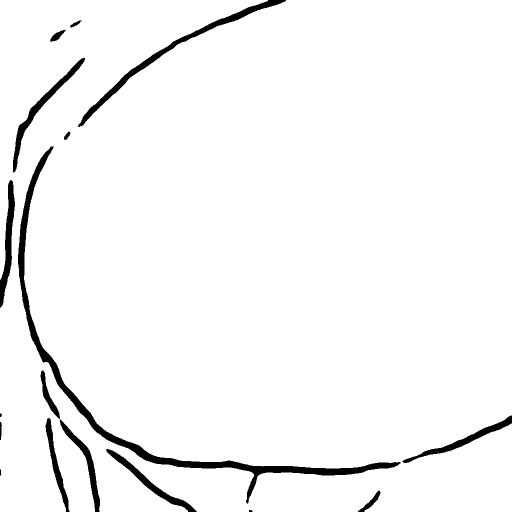
#> input picture Evaluation/pre.png, 1024 x 1024 px (shown at 1/2 size)
$ python eval.py   (older library calls are emulated)
#> lines starting #> are read from the running program, lines starting #| are printed output that depends on the picture; after the words box and inside, x2 and y2 are one past the last pixel; in counts of white or black regions, pixels touching at a corner belong together; long printed decimals are rounded
#!/usr/bin/env python
# -*- coding:utf8 -*-
"""
@author: ruohua
@file: eval.py
@time: 2021/2/22 8:03 PM
"""
import numpy as np
import argparse
from multiprocessing.dummy import Pool as ThreadPool
import os
import cv2
from functools import partial
import glob


def single_eval_boundary(fg_boundary, gt_boundary, bound_pix=0):
    """
    Compute mean,recall and decay from per-frame evaluation.
    Calculates precision/recall for boundaries between foreground_mask and
    gt_mask using morphological operators to speed it up.

    Arguments:
        fg_boundary (ndarray): binary boundary prediction image.     Shape: H x W     Value: 0 and 255
        gt_boundary (ndarray): binary annotated boundary image.      Shape: H x W     Value: 0 and 255
        bound_pix: half of the thickness of boundary.
                  A morphology dilation will make the thickness of edge to what we set here
                   this is the radius of disk

    Returns:
        F (float): boundaries F-measure
        P (float): boundaries precision
        R (float): boundaries recall
    """
    assert np.atleast_3d(fg_boundary).shape[2] == 1

    from skimage.morphology import binary_dilation, disk

    fg_dil = binary_dilation(fg_boundary, disk(bound_pix))
    gt_dil = binary_dilation(gt_boundary, disk(bound_pix))

    # Get the intersection
    gt_match = gt_boundary * fg_dil
    fg_match = fg_boundary * gt_dil

    # Area of the intersection
    n_fg = np.sum(fg_boundary)
    n_gt = np.sum(gt_boundary)

    # % Compute precision and recall
    if n_fg == 0 and n_gt > 0:
        precision = 1
        recall = 0
    elif n_fg > 0 and n_gt == 0:
        precision = 0
        recall = 1
    elif n_fg == 0 and n_gt == 0:
        precision = 1
        recall = 1
    else:
        precision = np.sum(fg_match) / float(n_fg)
        recall = np.sum(gt_match) / float(n_gt)

    # Compute F meas
    # ure
    if precision + recall == 0:
        F = 0
    else:
        F = 2 * precision * recall / (precision + recall)

    return F, precision, recall


# [9 lines left out: function reverse_black_and_white, not called in this run]


def check_if_white_back_black_edge(pred):
    """
        check if the prediction image is binary
            1. 0 for membrane; 255 for not manbrane
            2. check if binary
    """
    values = np.unique(pred)
    # print(values)

    # check if binary
    if len(values) > 2:
        print("Your prediction result has not been binarized, please prompt them to choose the appropriate threshold for binarization.")
        raise ValueError

    white_pos = np.where(pred == 255)
    # print(len(white_pos[0]))
    white_count = len(white_pos[0])
    black_pos = np.where(pred == 0)
    # print(len(black_pos[0]))
    black_count = len(black_pos[0])
    # print(black_count / white_count)
    rate = black_count / white_count
    if rate < 5:
        print("The results must be submitted with white background and black edge. Please submit after correction.")
        raise ValueError


# [54 lines left out: functions single_eval_wrapper, eval_on_whole_dataset, not called in this run]

def eval_on_onepic(pred_path, gt_path, bound_pix=0):
#> called with pred_path = './pre.png', gt_path = './gt.png', bound_pix = 0
    pred_ = cv2.imread(pred_path, 0)
#> pred_: shape (1024, 1024); 96.2% white; 17 black regions, largest, box (x1, y1, x2, y2) and area: (36, 293, 802, 1007) 16194, (156, 0, 572, 254) 5411, (26, 116, 170, 345) 3130
    gt_ = cv2.imread(gt_path, 0)
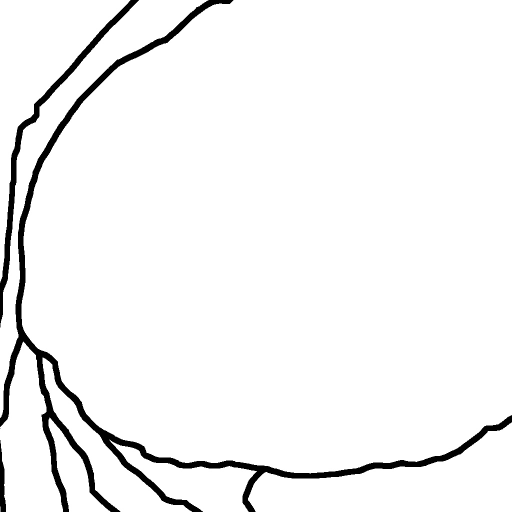
#> input picture Evaluation/gt.png, 1024 x 1024 px (shown at 1/2 size)
#> gt_ is the input picture: shape (1024, 1024); min 0, max 255, mean 243.6

    pred_ = 255 - pred_
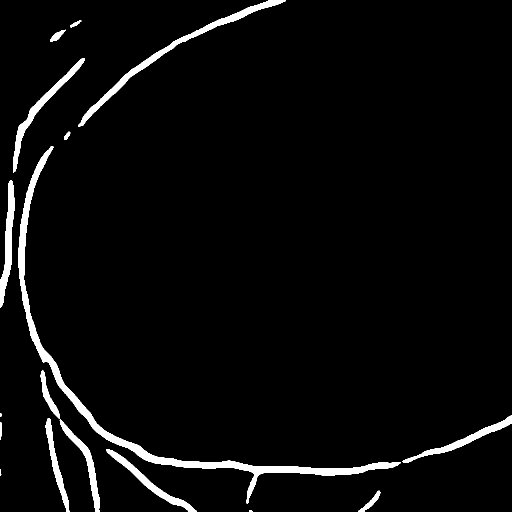
#> pred_: shape (1024, 1024) (shown at 1/2 size); 3.8% white; 17 white regions, largest, box (x1, y1, x2, y2) and area: (36, 293, 802, 1007) 16194, (156, 0, 572, 254) 5411, (26, 116, 170, 345) 3130
    gt_ = 255 - gt_
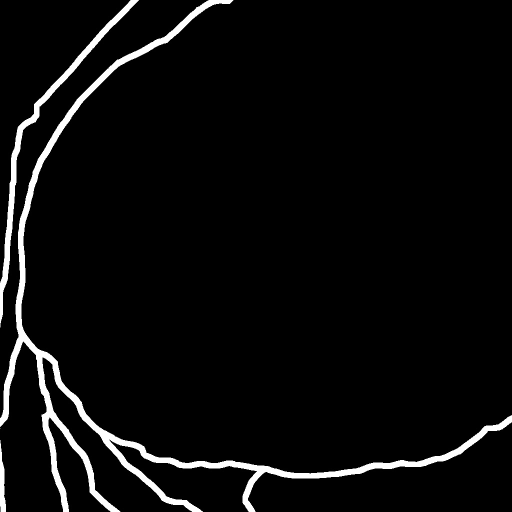
#> gt_: shape (1024, 1024) (shown at 1/2 size); min 0, max 255, mean 11.4

    check_if_white_back_black_edge(pred_)
#> in check_if_white_back_black_edge, `values = np.unique(pred)`: values = [0, 255]
#> in check_if_white_back_black_edge, `white_pos = np.where(pred == 255)`: white_pos = 39518 positions, rows 0 to 1023, columns 0 to 1023
#> in check_if_white_back_black_edge, `white_count = len(white_pos[0])`: white_count = 39518
#> in check_if_white_back_black_edge, `black_pos = np.where(pred == 0)`: black_pos = 1009058 positions, rows 0 to 1023, columns 0 to 1023
#> in check_if_white_back_black_edge, `black_count = len(black_pos[0])`: black_count = 1009058
#> in check_if_white_back_black_edge, `rate = black_count / white_count`: rate = 25.53
    print("Check format: OK!")

    F, precision, recall = single_eval_boundary(pred_, gt_, bound_pix=0)
#> in single_eval_boundary, `gt_dil = binary_dilation(gt_boundary, disk(bound_pix))`:
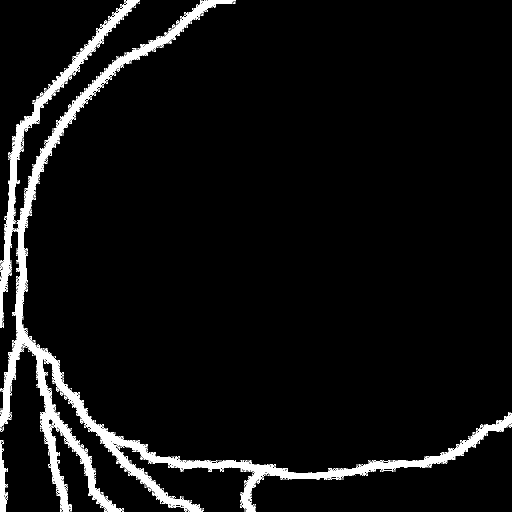
#> gt_dil: shape (1024, 1024) bool (shown at 1/2 size); 5.6% white; 681 white regions (678 under 20 px), largest, box (x1, y1, x2, y2) and area: (0, 0, 1024, 1024) 55090, (0, 880, 16, 1024) 1196, (339, 930, 348, 936) 20
#> in single_eval_boundary, `gt_match = gt_boundary * fg_dil`:
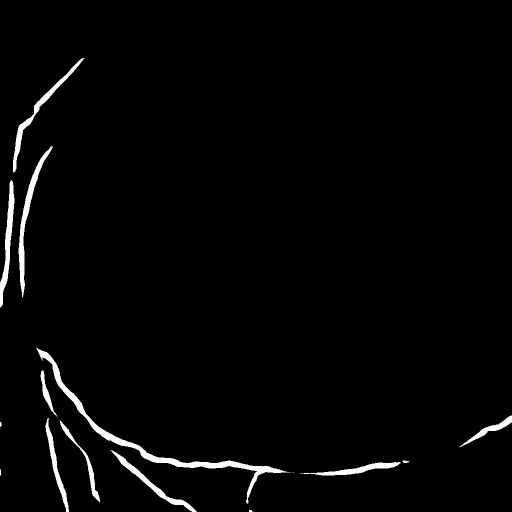
#> gt_match: shape (1024, 1024) (shown at 1/2 size); min 0, max 255, mean 5.6
#> in single_eval_boundary, `fg_match = fg_boundary * gt_dil`:
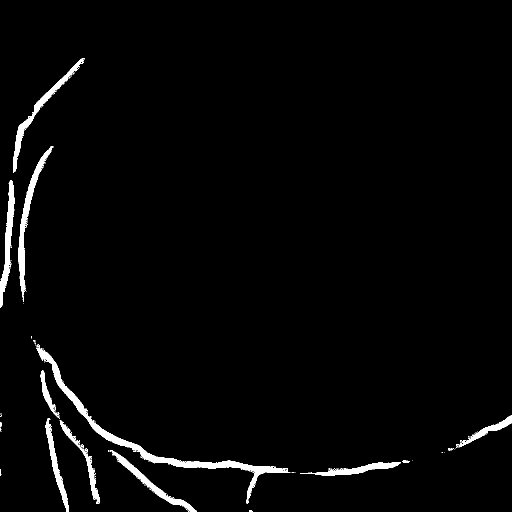
#> fg_match: shape (1024, 1024) (shown at 1/2 size); 2.4% white; 141 white regions (126 under 20 px), largest, box (x1, y1, x2, y2) and area: (73, 690, 581, 1007) 7391, (36, 293, 107, 604) 3055, (26, 116, 170, 345) 2575
#> in single_eval_boundary, `n_fg = np.sum(fg_boundary)`: n_fg = 10077090
#> in single_eval_boundary, `n_gt = np.sum(gt_boundary)`: n_gt = 11962929
#> in single_eval_boundary, `precision = np.sum(fg_match) / float(n_fg)`: precision = 0.635
#> in single_eval_boundary, `recall = np.sum(gt_match) / float(n_gt)`: recall = 0.493
#> in single_eval_boundary, `F = 2 * precision * recall / (precision + recall)`: F = 0.555
#> F = 0.555; precision = 0.635; recall = 0.493
    return F

# [14 lines left out: function calc_ap, not called in this run]


if __name__ == '__main__':

    parser = argparse.ArgumentParser()
    parser.add_argument('--evalon1pic', type=str,
                    default='True', help='if evaluate on one image, True or False')
    parser.add_argument('--pre_path', type=str,
                    default='./pre.png', help='prediction path')
    parser.add_argument('--gt_path', type=str,
                    default='./gt.png', help='ground truth path')
    args = parser.parse_args()


    pre_path = args.pre_path
    gt_path = args.gt_path
    bound_pix = 0  # the thickness of boundary
    thread_num = 4  # number of parallel threads

    print("Evaluate on one image? {}".format(args.evalon1pic))

    if args.evalon1pic == 'True':
        # eval on single image
        print("evaluate {} and {}".format(pre_path,gt_path))
        mean_F = eval_on_onepic(pre_path, gt_path, bound_pix)
#> mean_F = 0.555
        print("The F1-score of prediction is : {}".format(mean_F))
#| The F1-score of prediction is : 0.5548

    if args.evalon1pic == 'False':
        # eval on folder
        mean_F = eval_on_whole_dataset(pre_path, gt_path, bound_pix, thread_num)
        print("Mean F_score of all prediction is {}".format(mean_F))
